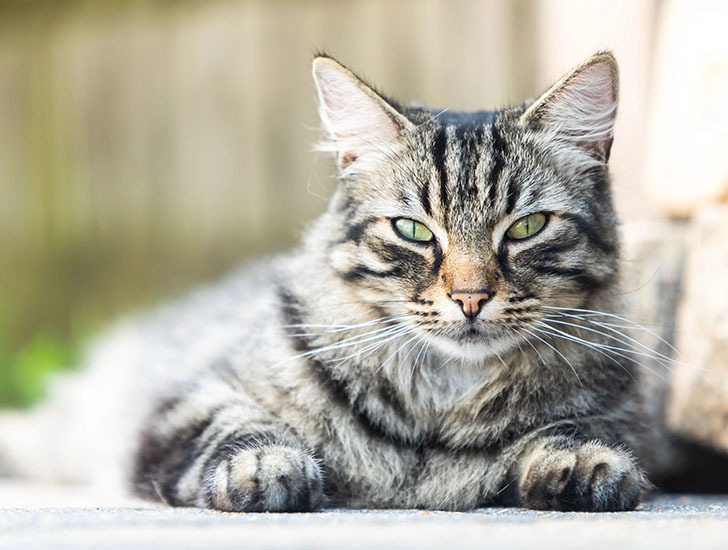
#> input picture Feature_Match/image1.jpg, 728 x 550 px
$ jupyter execute Feature_Match.ipynb
#> lines starting #> are read from the running program, lines starting #| are printed output that depends on the picture
# **Question 5**

Implement 2D Image registration b/w two images using feature matching.Implement affine transformations on an image . Recognize an object in a scene using local feature matching.

[cell 1]
import cv2
import numpy as np
import matplotlib.pyplot as plt

[cell 2]
img1 = cv2.imread("image1.jpg", cv2.IMREAD_GRAYSCALE)   # reference image
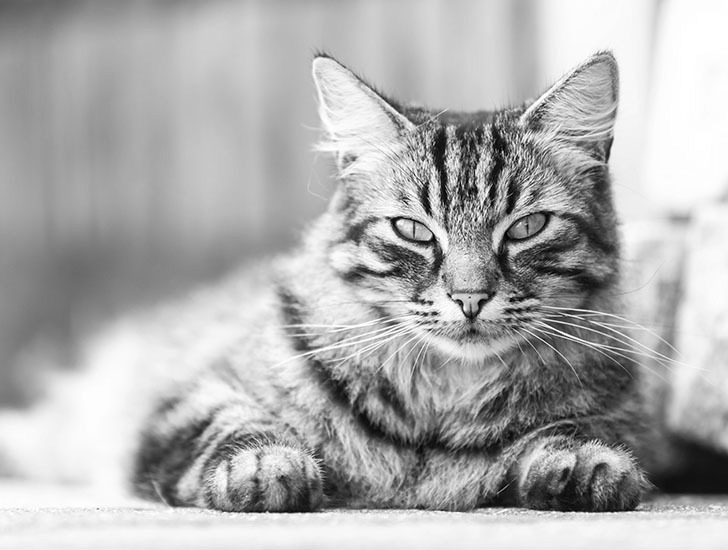
#> img1: shape (550, 728); min 0, max 255, mean 174.5
img2 = cv2.imread("image2.jpg", cv2.IMREAD_GRAYSCALE)   # image to align
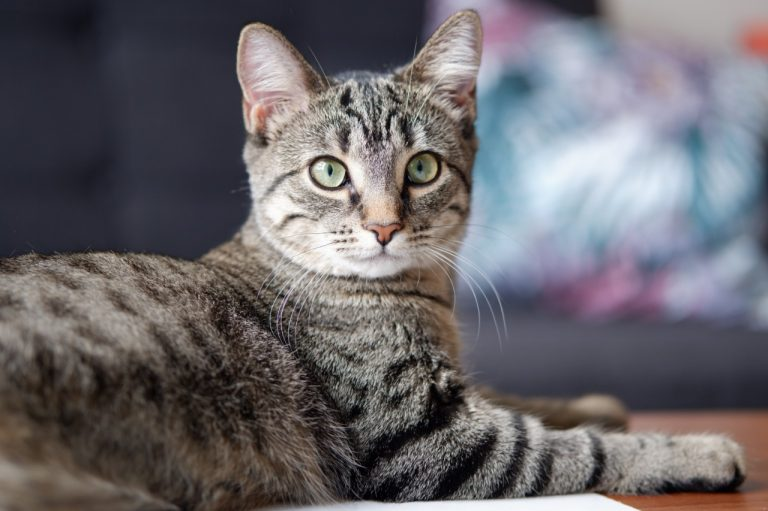
#> input picture Feature_Match/image2.jpg, 768 x 511 px
#> img2: shape (511, 768); min 0, max 255, mean 103.8

plt.figure(figsize=(10,4))

plt.subplot(1,2,1)
plt.title("Image 1")
plt.imshow(img1, cmap='gray')

plt.subplot(1,2,2)
plt.title("Image 2")
plt.imshow(img2, cmap='gray')

plt.show()
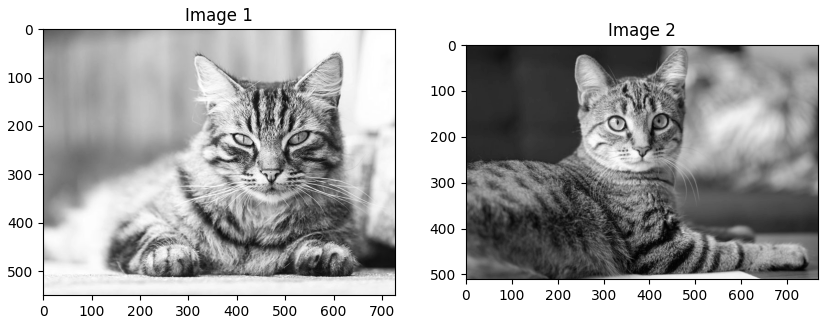
#> figure drawn by matplotlib, 2 panels

[cell 3]
# PART 1: 2D Image Registration using Feature Matching
# Detect Keypoints and Descriptors
orb = cv2.ORB_create(5000)

kp1, des1 = orb.detectAndCompute(img1, None)
#> kp1 = 5000 keypoints; strongest (x, y, size): (393, 220, 44.6), (392, 220, 37.2), (396, 218, 64.3), (431, 236, 37.2)
kp2, des2 = orb.detectAndCompute(img2, None)
#> kp2 = 4909 keypoints; strongest (x, y, size): (321, 164, 77.1), (320, 164, 92.6), (348, 179, 77.1), (346, 179, 92.6)

print("Keypoints in Image1:", len(kp1))
#| Keypoints in Image1: 5000
print("Keypoints in Image2:", len(kp2))
#| Keypoints in Image2: 4909

[cell 4]
# Feature Matching
bf = cv2.BFMatcher(cv2.NORM_HAMMING, crossCheck=True)

matches = bf.match(des1, des2)
#> matches = 1131 matches

matches = sorted(matches, key=lambda x: x.distance)

print("Total Matches:", len(matches))
#| Total Matches: 1131

[cell 5]
# Draw Matches
match_img = cv2.drawMatches(img1, kp1, img2, kp2,
                            matches[:30], None,
                            flags=2)
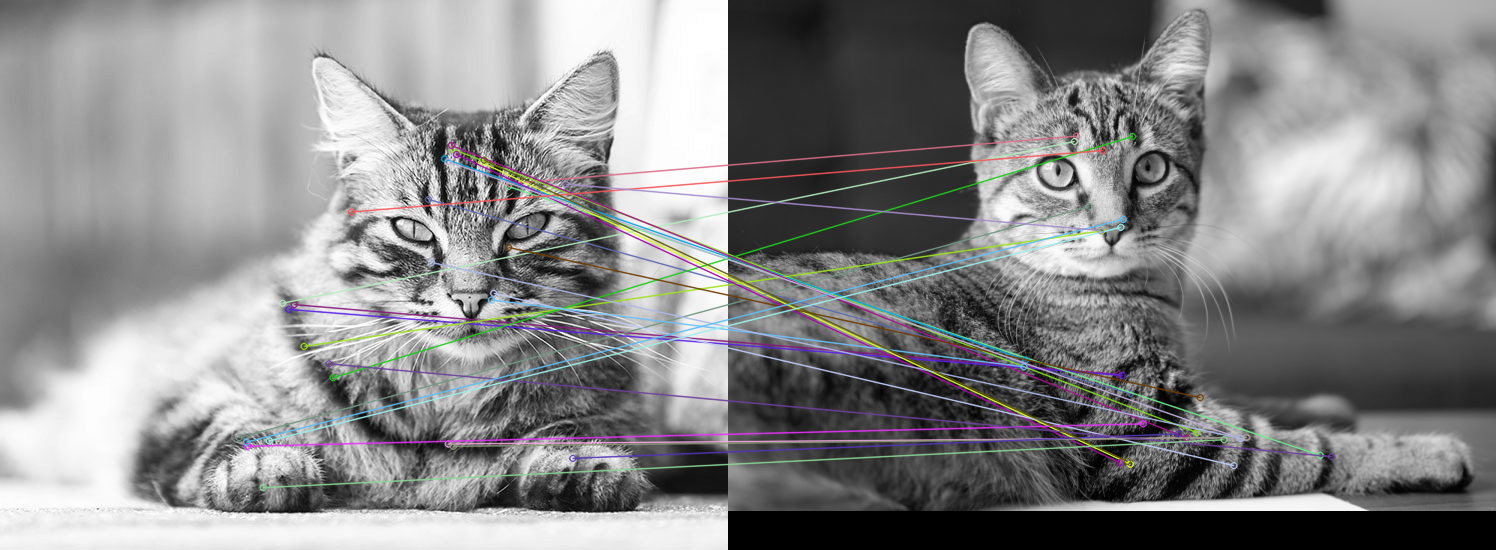
#> match_img: shape (550, 1496, 3); mean of channels 0, 1, 2 135.8, 135.3, 135.3; drawn as B, G, R

plt.figure(figsize=(12,6))
plt.imshow(match_img)
plt.title("Feature Matches")
plt.show()

[cell 6]
# Estimate Transformation (Homography)
src_pts = np.float32([kp1[m.queryIdx].pt for m in matches]).reshape(-1,1,2)
#> src_pts = 1131 rows, first 8: [447.8, 443.5], [428, 199], [293.8, 304.1], [288.2, 309], [508, 186], [509, 183], [481.2, 162], [238.5, 437.2]
dst_pts = np.float32([kp2[m.trainIdx].pt for m in matches]).reshape(-1,1,2)
#> dst_pts = 1131 rows, first 8: [518, 437], [402, 393], [390, 374], [394, 375], [591.6, 454.8], [348, 135.6], [401.8, 463.7], [361, 206]

H, mask = cv2.findHomography(dst_pts, src_pts, cv2.RANSAC)
#> H = [[3.85, -5.27, 470.6], [2.64, -3.58, 304], [0.00821, -0.0112, 1]]; mask = 1131 values, max 1 at index 63, min 0 at index 0, mean 0.00973

print("Homography Matrix:\n", H)
#| Homography Matrix:
#|  [[ 3.84516252e+00 -5.27467798e+00  4.70559735e+02]
#|  [ 2.63831825e+00 -3.57522168e+00  3.04011846e+02]
#|  [ 8.21147049e-03 -1.12498085e-02  1.00000000e+00]]

[cell 7]
# Register Image
h, w = img1.shape
#> h = 550; w = 728

registered = cv2.warpPerspective(img2, H, (w, h))
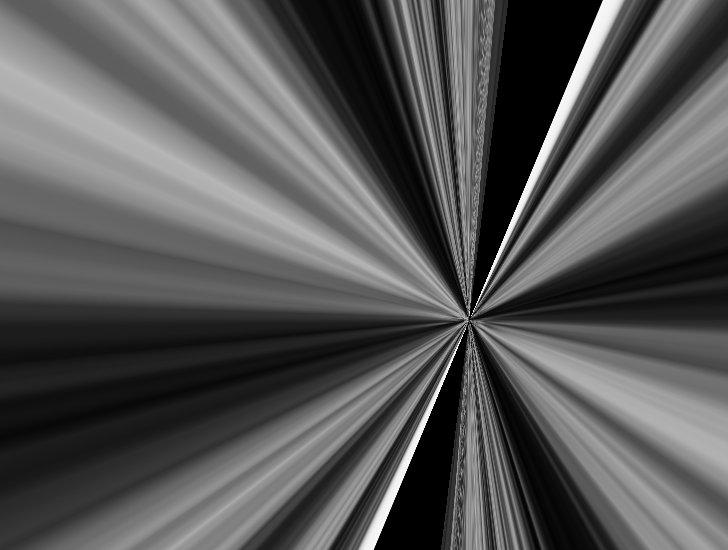
#> registered: shape (550, 728); min 0, max 248, mean 86.5

plt.figure(figsize=(10,4))

plt.subplot(1,2,1)
plt.title("Original Image2")
plt.imshow(img2, cmap='gray')

plt.subplot(1,2,2)
plt.title("Registered Image")
plt.imshow(registered, cmap='gray')

plt.show()

[cell 8]
# PART 2: Affine Transformation
# Affine Transformation
img = cv2.imread("image1.jpg")
#> img is the input picture: shape (550, 728, 3); mean B, G, R 161.2, 175.2, 178.2
img = cv2.cvtColor(img, cv2.COLOR_BGR2RGB)

# Translation

rows, cols = img.shape[:2]
#> rows = 550; cols = 728

tx, ty = 50, 30

M = np.float32([[1,0,tx],
                [0,1,ty]])

translated = cv2.warpAffine(img, M, (cols, rows))
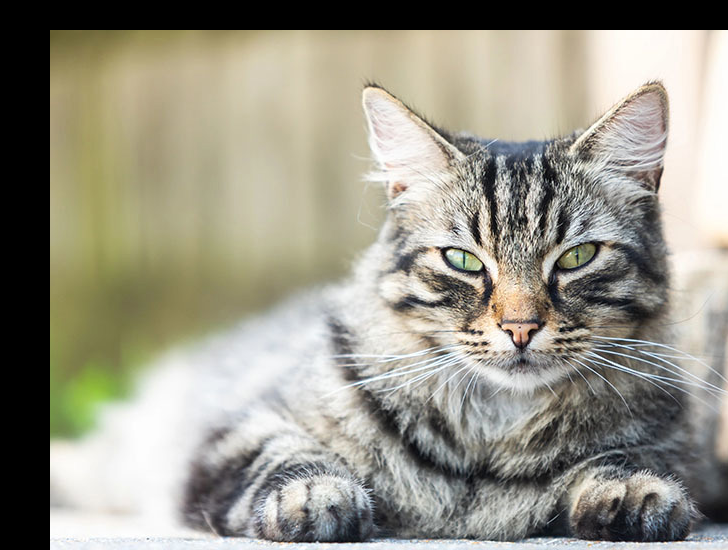
#> translated: shape (550, 728, 3); mean R, G, B 151.2, 148.5, 135

plt.imshow(translated)
plt.title("Translated Image")
plt.show()

[cell 9]
# Rotation
center = (cols//2, rows//2)
#> center = (364, 275)

M = cv2.getRotationMatrix2D(center, 45, 1)

rotated = cv2.warpAffine(img, M, (cols, rows))
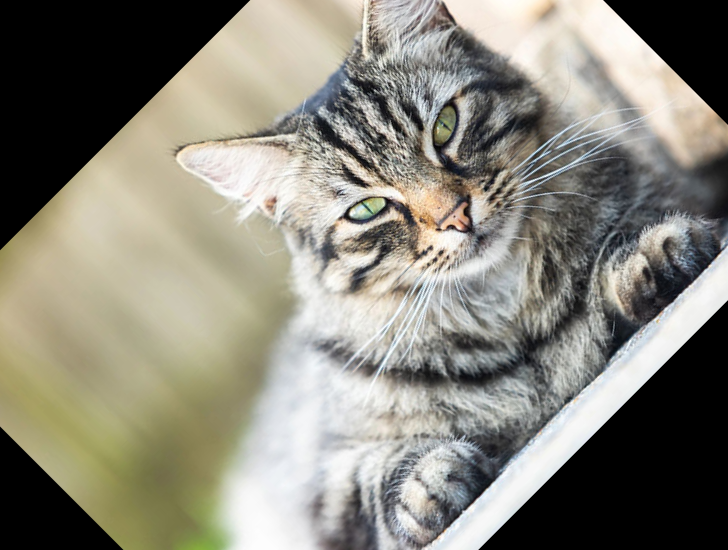
#> rotated: shape (550, 728, 3); mean R, G, B 136.5, 133.9, 122.2

plt.imshow(rotated)
plt.title("Rotated Image (45°)")
plt.show()

[cell 10]
# Scaling
scaled = cv2.resize(img, None, fx=1.5, fy=1.5)

plt.imshow(scaled)
plt.title("Scaled Image")
plt.show()

[cell 11]
# Shearing
M = np.float32([[1,0.5,0],
                [0,1,0]])

sheared = cv2.warpAffine(img, M, (cols, rows))
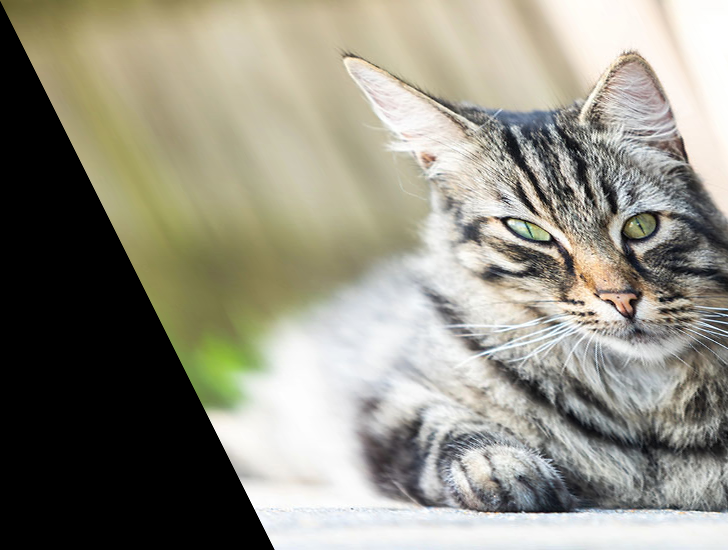
#> sheared: shape (550, 728, 3); mean R, G, B 146.2, 143.6, 130.4

plt.imshow(sheared)
plt.title("Sheared Image")
plt.show()

[cell 12]
from google.colab import files

[cell 13]
# PART 3: Object Recognition using Local Feature Matching
# Load Object and Scene
object_img = cv2.imread("image2.jpg", cv2.IMREAD_GRAYSCALE)
scene_img = cv2.imread("image2.jpg", cv2.IMREAD_GRAYSCALE)

plt.figure(figsize=(10,4))

plt.subplot(1,2,1)
plt.title("Object Image")
plt.imshow(object_img, cmap='gray')
plt.axis("off")

plt.subplot(1,2,2)
plt.title("Scene Image")
plt.imshow(scene_img, cmap='gray')
plt.axis("off")

plt.show()

[cell 14]
# Detect Local Features
orb = cv2.ORB_create(3000)

kp_obj, des_obj = orb.detectAndCompute(object_img, None)
#> kp_obj = 3000 keypoints; strongest (x, y, size): (321, 164, 77.1), (320, 164, 92.6), (348, 179, 77.1), (346, 179, 92.6)
kp_scene, des_scene = orb.detectAndCompute(scene_img, None)
#> kp_scene has the same summary as kp_obj

print("Object Keypoints:", len(kp_obj))
#| Object Keypoints: 3000
print("Scene Keypoints:", len(kp_scene))
#| Scene Keypoints: 3000

[cell 15]
# Feature Matching
bf = cv2.BFMatcher(cv2.NORM_HAMMING)

matches = bf.knnMatch(des_obj, des_scene, k=2)
#> matches = 3000 matches

good = []

for m,n in matches:
    if m.distance < 0.75 * n.distance:
        good.append(m)
#> after the loop, good = 3000 matches

print("Good Matches:", len(good))
#| Good Matches: 3000

[cell 16]
# Draw feature matches
match_img = cv2.drawMatches(object_img, kp_obj,
                            scene_img, kp_scene,
                            good[:30], None, flags=2)
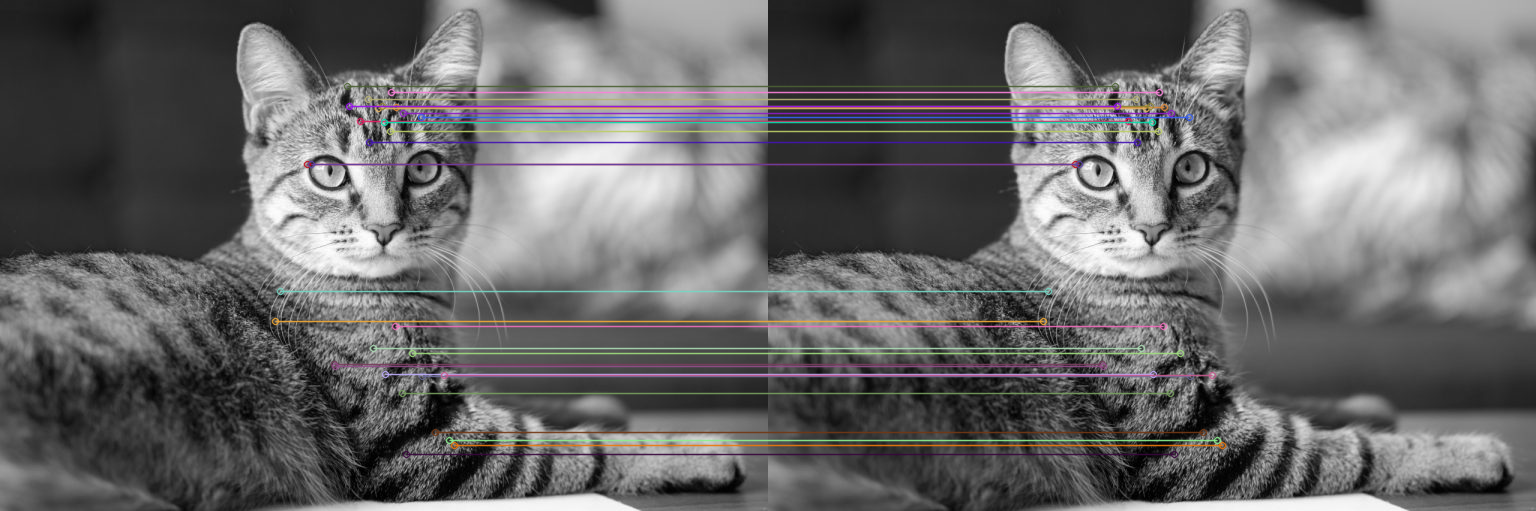
#> match_img: shape (511, 1536, 3); mean of channels 0, 1, 2 105.1, 104.6, 105.6; drawn as B, G, R

plt.figure(figsize=(12,6))
plt.title("Feature Matches")
plt.imshow(match_img)
plt.axis("off")

[cell 17]
# Detect object in scene
if len(good) > 10:

    src_pts = np.float32([kp_obj[m.queryIdx].pt for m in good]).reshape(-1,1,2)
#> src_pts = 3000 rows, first 8: [307, 164], [422, 376], [391, 92], [390, 131], [402, 393], [396, 107], [412, 353], [347, 86]
    dst_pts = np.float32([kp_scene[m.trainIdx].pt for m in good]).reshape(-1,1,2)
#> dst_pts has the same summary as src_pts

    H, mask = cv2.findHomography(src_pts, dst_pts, cv2.RANSAC, 5.0)
#> H = [[1, 4.3e-15, -1.45e-12], [-1.55e-15, 1, -5.96e-13], [-4.37e-18, 1.17e-17, 1]]; mask = 3000 values from 1 to 1

    h,w = object_img.shape
#> h = 511; w = 768

    pts = np.float32([[0,0],[0,h],[w,h],[w,0]]).reshape(-1,1,2)
#> pts = [[0, 0], [0, 511], [768, 511], [768, 0]]

    dst = cv2.perspectiveTransform(pts,H)
#> dst = [[-1.45e-12, -5.96e-13], [7.5e-13, 511], [768, 511], [768, -1.79e-12]]

    scene_color = cv2.cvtColor(scene_img, cv2.COLOR_GRAY2BGR)

    detected = cv2.polylines(scene_color,
                             [np.int32(dst)],
                             True,(0,255,0),5)
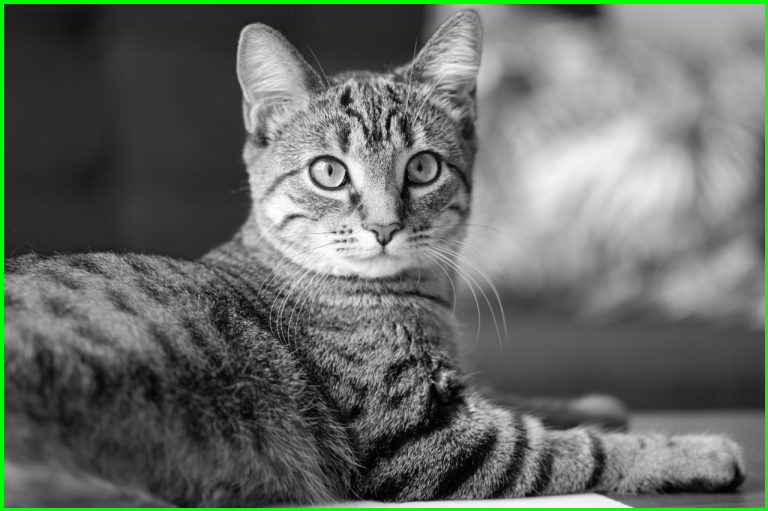
#> detected: shape (511, 768, 3); mean B, G, R 101.6, 107.4, 101.6

    plt.figure(figsize=(8,6))
    plt.title("Object Detected in Scene")
    plt.imshow(cv2.cvtColor(detected, cv2.COLOR_BGR2RGB))
    plt.axis("off")

else:
    print("Not enough matches found")
